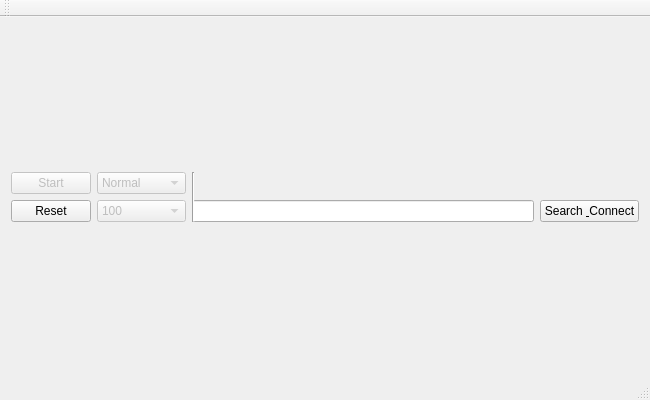
<?xml version="1.0" encoding="UTF-8"?>
<ui version="4.0">
 <class>QWT500Widget</class>
 <widget class="QMainWindow" name="QWT500Widget">
  <property name="geometry">
   <rect>
    <x>0</x>
    <y>0</y>
    <width>650</width>
    <height>400</height>
   </rect>
  </property>
  <property name="windowTitle">
   <string>MainWindow</string>
  </property>
  <widget class="QWidget" name="centralWidget">
   <layout class="QGridLayout" name="gridLayout_2">
    <item row="0" column="0">
     <layout class="QGridLayout" name="gridLayout">
      <item row="0" column="2">
       <widget class="QComboBox" name="comboBoxStyle">
        <property name="enabled">
         <bool>false</bool>
        </property>
        <item>
         <property name="text">
          <string>Normal</string>
         </property>
        </item>
        <item>
         <property name="text">
          <string>Harmonics</string>
         </property>
        </item>
       </widget>
      </item>
      <item row="1" column="2">
       <widget class="QComboBox" name="comboBoxPeriod">
        <property name="enabled">
         <bool>false</bool>
        </property>
        <item>
         <property name="text">
          <string>100</string>
         </property>
        </item>
        <item>
         <property name="text">
          <string>500</string>
         </property>
        </item>
        <item>
         <property name="text">
          <string>1000</string>
         </property>
        </item>
        <item>
         <property name="text">
          <string>2500</string>
         </property>
        </item>
        <item>
         <property name="text">
          <string>5000</string>
         </property>
        </item>
       </widget>
      </item>
      <item row="1" column="5">
       <widget class="QLineEdit" name="lineEditDeviceInfo"/>
      </item>
      <item row="1" column="6">
       <widget class="QPushButton" name="pushButtonSearch">
        <property name="sizePolicy">
         <sizepolicy hsizetype="Preferred" vsizetype="Fixed">
          <horstretch>0</horstretch>
          <verstretch>0</verstretch>
         </sizepolicy>
        </property>
        <property name="text">
         <string>Search &amp; Connect</string>
        </property>
       </widget>
      </item>
      <item row="0" column="4" rowspan="2" colspan="2">
       <widget class="Line" name="line">
        <property name="orientation">
         <enum>Qt::Vertical</enum>
        </property>
       </widget>
      </item>
      <item row="0" column="1">
       <widget class="QPushButton" name="pushButtonStart">
        <property name="enabled">
         <bool>false</bool>
        </property>
        <property name="text">
         <string>Start</string>
        </property>
       </widget>
      </item>
      <item row="1" column="1">
       <widget class="QPushButton" name="pushButtonReset">
        <property name="text">
         <string>Reset</string>
        </property>
       </widget>
      </item>
     </layout>
    </item>
    <item row="1" column="0">
     <layout class="QHBoxLayout" name="horizontalLayout"/>
    </item>
   </layout>
  </widget>
  <widget class="QMenuBar" name="menuBar">
   <property name="geometry">
    <rect>
     <x>0</x>
     <y>0</y>
     <width>650</width>
     <height>20</height>
    </rect>
   </property>
  </widget>
  <widget class="QToolBar" name="mainToolBar">
   <attribute name="toolBarArea">
    <enum>TopToolBarArea</enum>
   </attribute>
   <attribute name="toolBarBreak">
    <bool>false</bool>
   </attribute>
  </widget>
  <widget class="QStatusBar" name="statusBar"/>
 </widget>
 <layoutdefault spacing="6" margin="11"/>
 <resources/>
 <connections/>
</ui>
